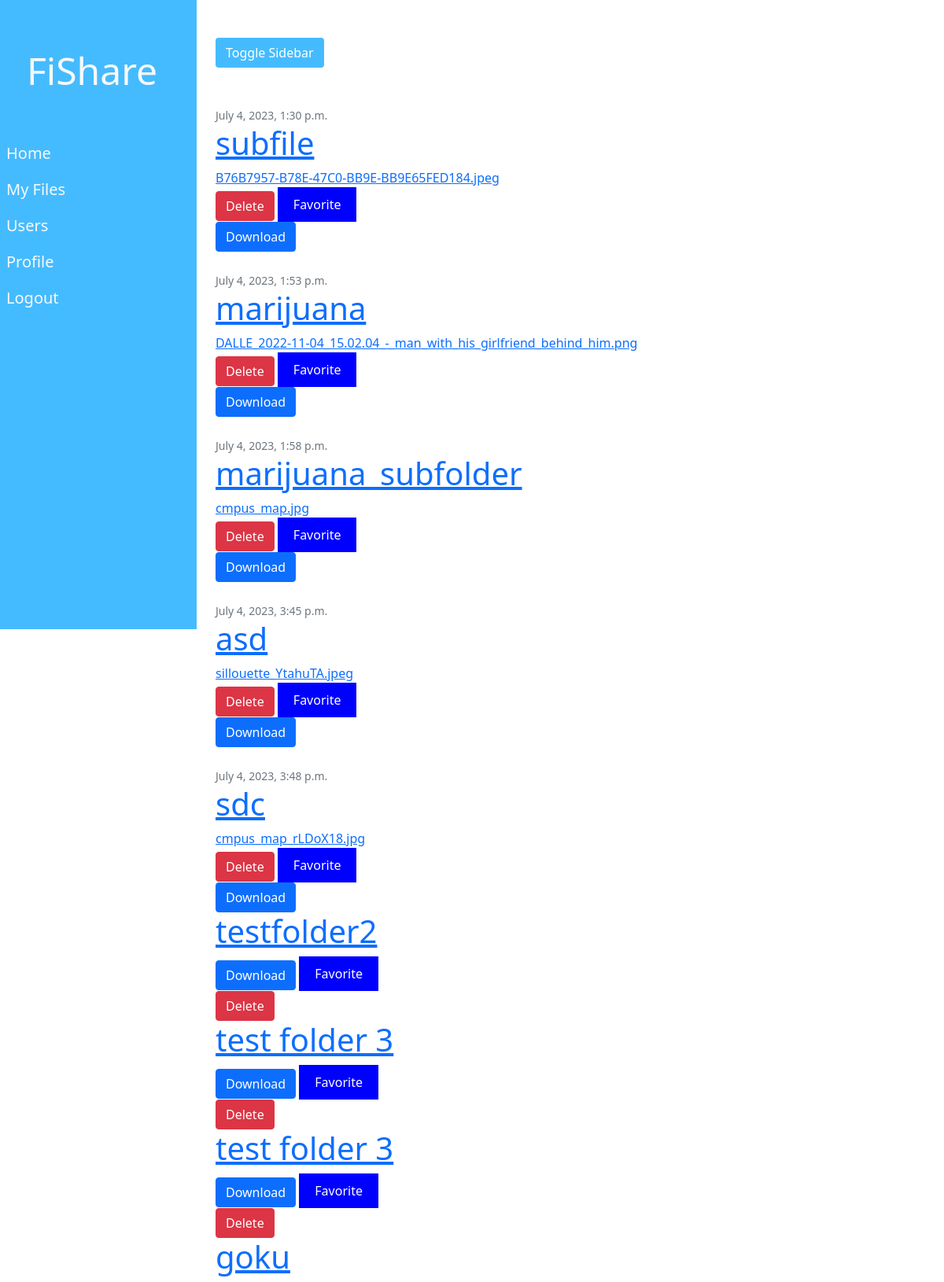
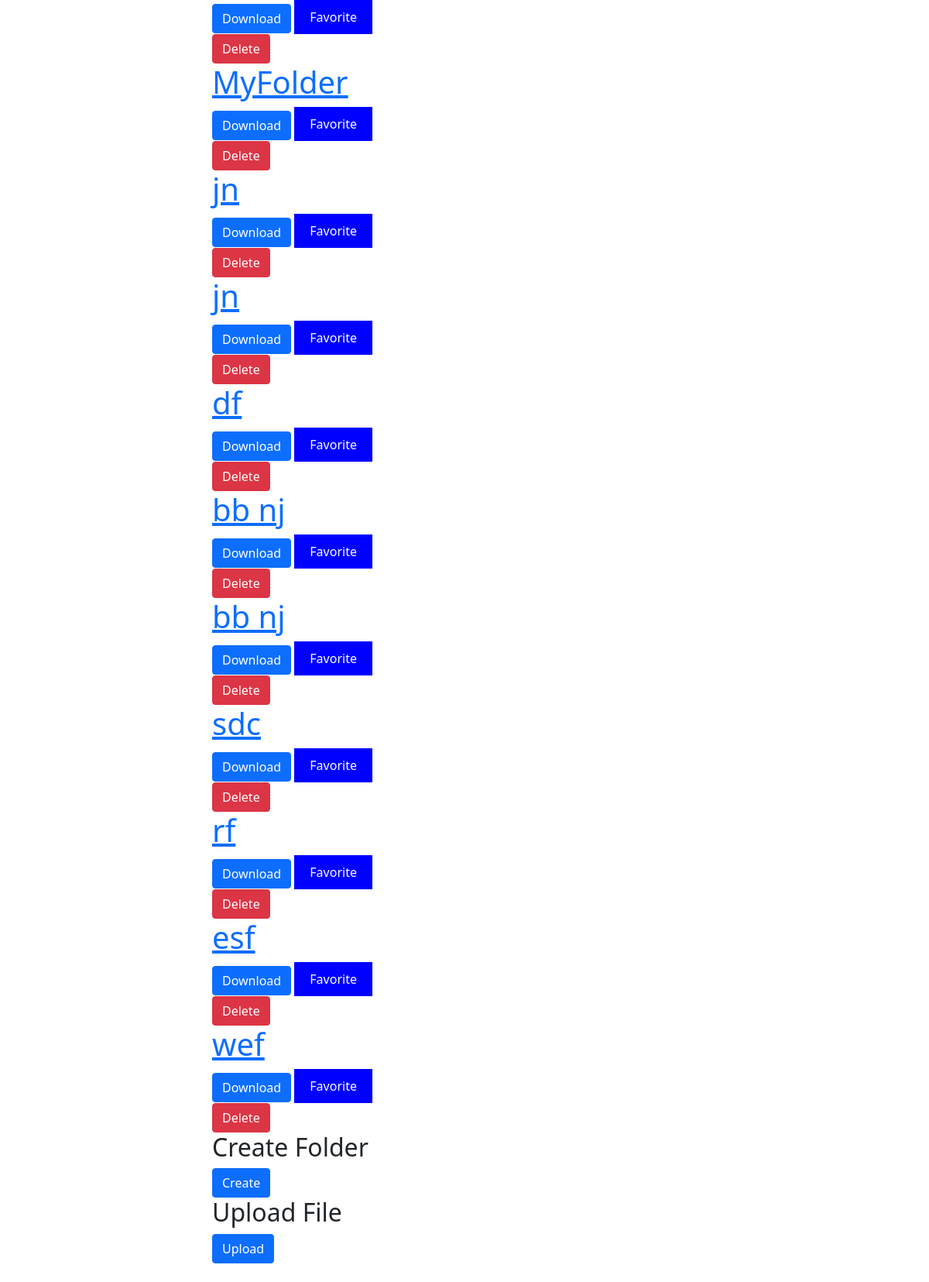
Page /my_files/ (signed in) on the earlier database version (2 pictures, top to bottom).
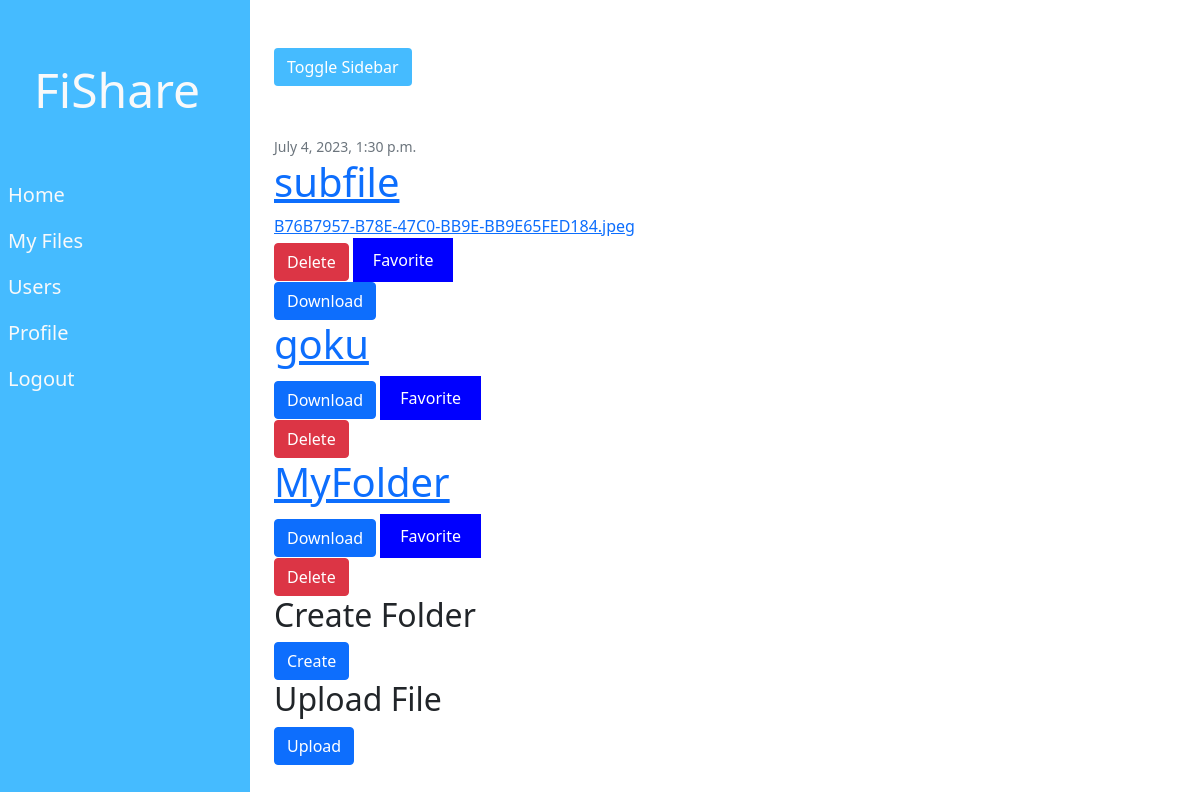
Same page on the later database version.
### root/models.py (models this page shows, shortened)
class AllFiles(models.Model):
    owner= models.ForeignKey(User, on_delete=models.CASCADE)
    title= models.CharField(max_length=100)
    file=models.FileField(upload_to='all_files/', default='')
    created_at=models.DateTimeField(auto_now_add=True,)
    folder = models.ForeignKey(Folder, on_delete=models.CASCADE, null=True, blank=True)
    is_favorite = models.BooleanField(default=False)

class Folder(models.Model):
    name = models.CharField(max_length=255)
    user = models.ForeignKey(User, on_delete=models.CASCADE)
    parent_folder = models.ForeignKey('self', on_delete=models.CASCADE, null=True, blank=True)

### root/views.py (the view)
# urls.py: path('my_files/',MyFileFolderView.as_view(),name='all_files'),
class MyFileFolderView(TemplateView):
    template_name = 'root/all_files.html'
    def get_context_data(self, **kwargs):
        context = super().get_context_data(**kwargs)
        folder_id=None
        folder_id = self.kwargs.get('parent_folder_id')
        folderuser=None
        logged_user=None
        logged_user=self.kwargs.get('user_id')
        if logged_user:
            logged_user=self.kwargs.get('user_id')
        elif folder_id:
            folderuser=Folder.objects.get(id=folder_id)
            logged_user=folderuser.user
        else:
            logged_user=self.request.user
        if folder_id:
            files = AllFiles.objects.filter(owner=logged_user,folder=folder_id)
        else:
            files = AllFiles.objects.filter(owner=logged_user, folder=None)
        if folder_id:
            folders = Folder.objects.filter(user=logged_user, parent_folder=folder_id)
        else:
            folders = Folder.objects.filter(user=logged_user, parent_folder=None)
        context['files'] = files
        context['folders'] = folders
        context['folderuser']=logged_user
        return context

### root/templatetags/custom_filters.py (called while the page is built)
@register.filter
def basename(value):
    return os.path.basename(value)

### root/templates/root/all_files.html (shortened to what this page needs)
{% extends "root/base.html" %} {% load crispy_forms_tags %}
{% load custom_filters %} {% block content %}
{% for post in files %}
<article class="media content-section">
  <div class="media-body">
    <div class="article-metadata">
      <small class="text-muted">{{post.created_at}}</small>
    </div>
    <h1>
      <a class="article-title" href="#">{{post.title}}</a>
    </h1>
    <a class="article-content">{{ post.file.name|basename}}</a>
    <form action="{% url 'delete_file' post.pk %}" method="POST">
      {% if request.user == post.owner %}
      <button type="submit" class="btn btn-danger">Delete</button>
    <button id="favorite-button">Favorite</button>
    {% endif %}
    </form>
    <a href="{% url 'download_file' post.file.path %}" class="btn btn-primary"
    >Download</a>
  </div>
</article>
{% endfor %}
{% for post in folders %}
<article class="media content-section">
  <div class="media-body">
    <h1>
      <a class="article-title" href="{% url 'subfolder' post.id %}">{{post.name}}</a>
    </h1>
    <a href="{% url 'download_folder' post.id %}" class="btn btn-primary"
    >Download</a>
    <button id="favorite-button">Favorite</button>
    {% if request.user == post.user %}
    <form action="{% url 'delete_folder' post.pk %}" method="POST">
      <button type="submit" class="btn btn-danger">Delete</button>
   {%endif%}
    </form>
  </div>
</article>
{% endfor %}
<h2>Create Folder</h2>
<a href="{% url 'create_folder' %}" class="btn btn-primary">Create</a>
<h2>Upload File</h2>
<a href="{% url 'all_files_create' %}" class="btn btn-primary">Upload</a>
{% endblock content %}

### root/templates/root/base.html (shortened to what this page needs)
{%load static%}
<!DOCTYPE html>
<html lang="en">
  <head>
    <link
      rel="stylesheet"
      href="https://stackpath.bootstrapcdn.com/bootstrap/5.0.0-alpha2/css/bootstrap.min.css"
    />
    <link
      rel="stylesheet"
      type="text/css"
      href="{% static 'root/home.css' %}"
    />
  </head>
  <body>
    <nav
      class="navbar navbar-expand d-flex flex-column align-item-start active-nav"
      id="sidebar"
    >
      <a href="#" class="navbar-brand text-light mt-5">
        <div class="display-5 font-weight-bold">FiShare</div>
      </a>
      <ul class="navbar-nav d-flex flex-column mt-5 w-100">
        <li class="nav-item w-100">
          <a href="#" class="nav-link text-light pl-4">Home</a>
        </li>
        <li class="nav-item w-100">
          <a href="{% url 'all_files'%}" class="nav-link text-light pl-4"
            >My Files</a
          >
        </li>
        <li class="nav-item w-100">
          <a href="{% url 'all_users'%}" class="nav-link text-light pl-4"
            >Users</a
          >
        </li>
        <li class="nav-item w-100">
          <a href="{% url 'profile'%}" class="nav-link text-light pl-4"
            >Profile</a
          >
        </li>
        <li class="nav-item w-100">
          <a href="{% url 'logout'%}" class="nav-link text-light pl-4"
            >Logout</a
          >
        </li>
      </ul>
    </nav>
    <section class="p-4 my-container active-cont">
      <button class="btn my-4" id="menu-btn">Toggle Sidebar</button>
       {% block content %}{% endblock %}
    </section>
  </body>
</html>

### root/static/root/home.css (style rules this page uses)
* { margin: 0; padding: 0; box-sizing: border-box; }
body { min-height: 100vh; background-color: #fff; }
.navbar { width: 250px; height: 100vh; position: fixed; margin-left: -300px; background-color: #45bbff; transition: 0.4s; }
.nav-link { font-size: 1.25em; }
.my-container { transition: 0.4s; }
.active-nav { margin-left: 0; }
.active-cont { margin-left: 250px; }
#menu-btn { background-color: #45bbff; color: #fff; }
#favorite-button { background-color: blue; color: white; padding: 10px 20px; border: none; cursor: pointer; }

Differences in the rows shown:
removed AllFiles: created_at "July 4, 2023, 1:53 p.m.", title "marijuana", file.name|basename "DALLE_2022-11-04_15.02.04_-_man_with_his_girlfriend_behind_him.png", shows "Delete"
removed AllFiles: created_at "July 4, 2023, 1:58 p.m.", title "marijuana_subfolder", file.name|basename "cmpus_map.jpg", shows "Delete"
removed AllFiles: created_at "July 4, 2023, 3:45 p.m.", title "asd", file.name|basename "sillouette_YtahuTA.jpeg", shows "Delete"
removed AllFiles: created_at "July 4, 2023, 3:48 p.m.", title "sdc", file.name|basename "cmpus_map_rLDoX18.jpg", shows "Delete"
removed Folder: name "testfolder2", shows "Delete"
removed Folder: name "test folder 3", shows "Delete"
removed Folder: name "test folder 3", shows "Delete"
removed Folder: name "jn", shows "Delete"
removed Folder: name "jn", shows "Delete"
removed Folder: name "df", shows "Delete"
removed Folder: name "bb nj", shows "Delete"
removed Folder: name "bb nj", shows "Delete"
removed Folder: name "sdc", shows "Delete"
removed Folder: name "rf", shows "Delete"
removed Folder: name "esf", shows "Delete"
removed Folder: name "wef", shows "Delete"
